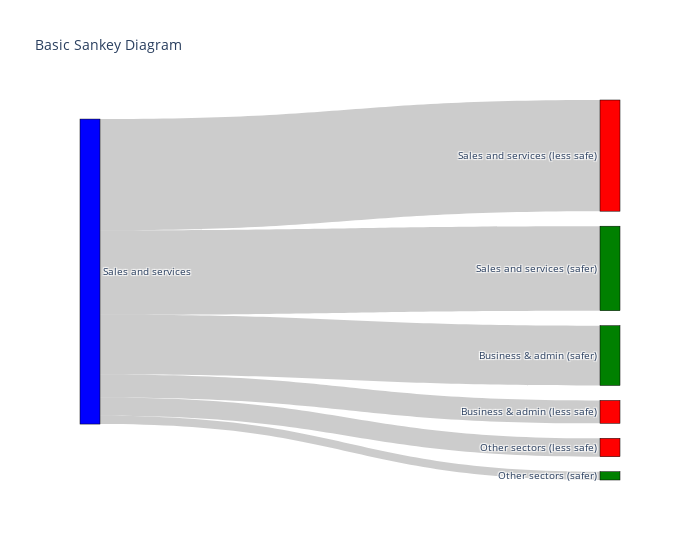

The notebook cell this image was saved under:
### Code cell
fig = go.Figure(data=[go.Sankey(
    node = dict(
      pad = 15,
      thickness = 20,
      line = dict(color = "black", width = 0.5),
      label = ["Sales and services", #1
               "Sales and services (safer)", #2
               "Sales and services (less safe)", #3
               "Business & admin (safer)", #4
               "Business & admin (less safe)", #5
                "Other sectors (safer)",
               "Other sectors (less safe)"], #6
      color = ["blue", "green", "red", "green", "red", "green", "red"]
    ),
    link = dict(
      source = [0, 0, 0, 0, 0, 0, 0], # indices correspond to labels, eg A1, A2, A2, B1, ...
      target = [1, 2, 3, 4, 5, 6, 7],
      value = [n_1_3, n_1_4, n_2_3, n_2_4, n_5_3, n_5_4]
  ))])

fig.update_layout(title_text="Basic Sankey Diagram", font_size=10, width=700)
fig.write_image(figure_folder + 'fig_covidbox2.svg')
fig.show()

### Figure 1 — Plotly figure (JSON) as saved in the notebook; plotly's stock layout.template omitted (floating-point values rounded to 4 significant figures)
{"data": [{"link": {"source": [0, 0, 0, 0, 0, 0, 0], "target": [1, 2, 3, 4, 5, 6, 7], "value": [133, 175, 94, 36, 13, 29]}, "node": {"color": ["blue", "green", "red", "green", "red", "green", "red"], "label": ["Sales and services", "Sales and services (safer)", "Sales and services (less safe)", "Business & admin (safer)", "Business & admin (less safe)", "Other sectors (safer)", "Other sectors (less safe)"], "line": {"color": "black", "width": 0.5}, "pad": 15, "thickness": 20}, "type": "sankey"}], "layout": {"font": {"size": 10}, "title": {"text": "Basic Sankey Diagram"}, "width": 700}}
